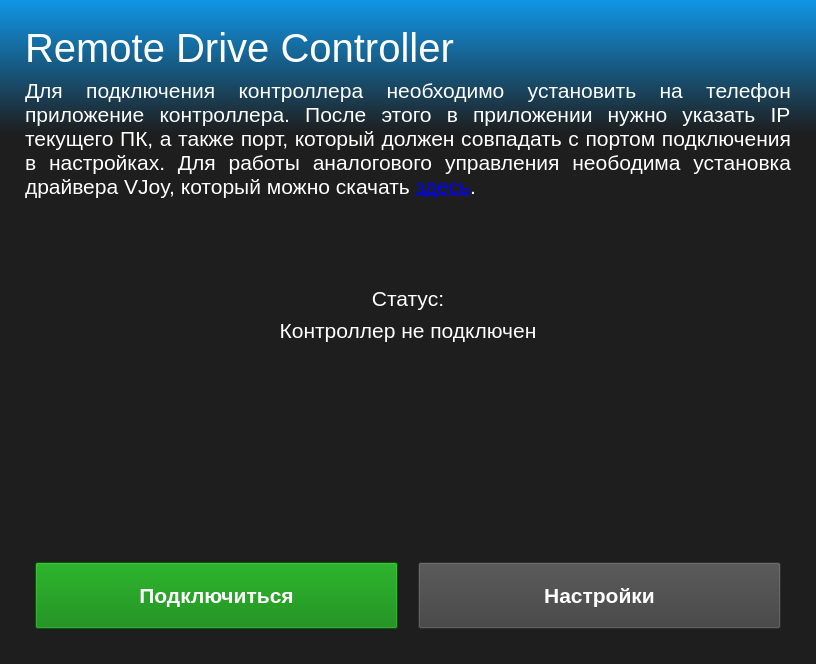
<?xml version="1.0" encoding="UTF-8"?>
<ui version="4.0">
 <class>MainWindow</class>
 <widget class="QMainWindow" name="MainWindow">
  <property name="geometry">
   <rect>
    <x>0</x>
    <y>0</y>
    <width>816</width>
    <height>664</height>
   </rect>
  </property>
  <property name="windowTitle">
   <string>Remote Drive Controller</string>
  </property>
  <property name="styleSheet">
   <string notr="true">QWidget {
	background-color: qlineargradient(x1:1, y1:1, x2:1, y2:0, stop:0 rgb(30, 30, 30), stop: 0.8 rgb(30, 30, 30), stop:1 rgb(16, 150, 230));
	font-family: &quot;Calibri&quot;;
	font-size: 16pt;
	color: white;        
}

QLabel {
	background-color: rgba(0, 0, 0, 0);
}

QLabel#title_label {
	font-family: &quot;Impact&quot;;
	font-size: 30pt;
}

QPushButton {
	padding: 20px;
	margin: 10px; 
	font-family: &quot;Arial Black&quot;;
	font-weight: bold;
}

QPushButton#connect_button {
	background-color: green;
}

QPushButton#connect_button:hover {
	background-color: rgb(66, 202, 66);
}

QPushButton#settings_button {
	background-color: rgb(64, 64, 64);
}

QPushButton#settings_button:hover {
	background-color: rgb(100, 100, 100);
}</string>
  </property>
  <widget class="QWidget" name="centralwidget">
   <layout class="QVBoxLayout" name="verticalLayout_2">
    <property name="spacing">
     <number>7</number>
    </property>
    <property name="leftMargin">
     <number>25</number>
    </property>
    <property name="topMargin">
     <number>25</number>
    </property>
    <property name="rightMargin">
     <number>25</number>
    </property>
    <property name="bottomMargin">
     <number>25</number>
    </property>
    <item>
     <layout class="QVBoxLayout" name="verticalLayout">
      <item>
       <widget class="QLabel" name="title_label">
        <property name="text">
         <string>Remote Drive Controller</string>
        </property>
        <property name="margin">
         <number>10</number>
        </property>
       </widget>
      </item>
      <item>
       <widget class="QLabel" name="label_2">
        <property name="tabletTracking">
         <bool>false</bool>
        </property>
        <property name="contextMenuPolicy">
         <enum>Qt::DefaultContextMenu</enum>
        </property>
        <property name="text">
         <string>&lt;html&gt;&lt;head/&gt;&lt;body&gt;&lt;p align=&quot;justify&quot;&gt;Для подключения контроллера необходимо установить на телефон приложение контроллера. После этого в приложении нужно указать IP текущего ПК, а также порт, который должен совпадать с портом подключения в настройках. Для работы аналогового управления неободима установка драйвера VJoy, который можно скачать &lt;a href=&quot;https://github.com/shauleiz/vJoy/releases&quot;&gt;здесь&lt;/a&gt;.&lt;/p&gt;&lt;/body&gt;&lt;/html&gt;</string>
        </property>
        <property name="textFormat">
         <enum>Qt::RichText</enum>
        </property>
        <property name="scaledContents">
         <bool>false</bool>
        </property>
        <property name="wordWrap">
         <bool>true</bool>
        </property>
        <property name="margin">
         <number>10</number>
        </property>
        <property name="indent">
         <number>0</number>
        </property>
        <property name="openExternalLinks">
         <bool>true</bool>
        </property>
       </widget>
      </item>
      <item>
       <spacer name="verticalSpacer_2">
        <property name="orientation">
         <enum>Qt::Vertical</enum>
        </property>
        <property name="sizeType">
         <enum>QSizePolicy::Fixed</enum>
        </property>
        <property name="sizeHint" stdset="0">
         <size>
          <width>20</width>
          <height>80</height>
         </size>
        </property>
       </spacer>
      </item>
      <item>
       <widget class="QLabel" name="label_3">
        <property name="lineWidth">
         <number>1</number>
        </property>
        <property name="text">
         <string>Статус:</string>
        </property>
        <property name="alignment">
         <set>Qt::AlignCenter</set>
        </property>
        <property name="margin">
         <number>5</number>
        </property>
       </widget>
      </item>
      <item>
       <widget class="QLabel" name="connect_status_label">
        <property name="text">
         <string>Контроллер не подключен</string>
        </property>
        <property name="alignment">
         <set>Qt::AlignCenter</set>
        </property>
        <property name="margin">
         <number>5</number>
        </property>
        <property name="indent">
         <number>0</number>
        </property>
       </widget>
      </item>
      <item>
       <spacer name="verticalSpacer">
        <property name="orientation">
         <enum>Qt::Vertical</enum>
        </property>
        <property name="sizeHint" stdset="0">
         <size>
          <width>20</width>
          <height>40</height>
         </size>
        </property>
       </spacer>
      </item>
      <item>
       <layout class="QHBoxLayout" name="horizontalLayout">
        <property name="spacing">
         <number>0</number>
        </property>
        <item>
         <widget class="QPushButton" name="connect_button">
          <property name="text">
           <string>Подключиться</string>
          </property>
         </widget>
        </item>
        <item>
         <widget class="QPushButton" name="settings_button">
          <property name="text">
           <string>Настройки</string>
          </property>
         </widget>
        </item>
       </layout>
      </item>
     </layout>
    </item>
   </layout>
  </widget>
 </widget>
 <resources/>
 <connections/>
</ui>
